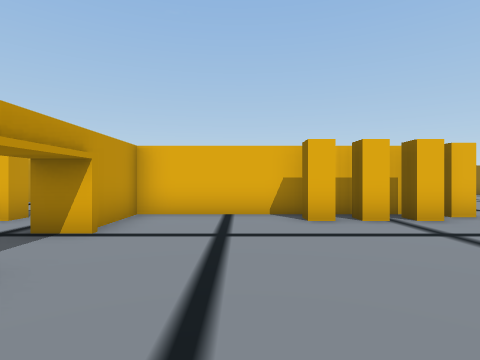
view 1 (above)

16 first-person views from a walk through a 3-D level made in the Unity game engine. The camera is 1.5 m above the floor, looks level and sees 80° across. The floor is counted in squares, 2 m on a side. Each view is taken from the middle of a square. On the plan, view 1 faces up. The plan holds only what a view shows up to about 10 squares ahead; the rest is blank. The place goes on beyond the plan. Some animated figures are not drawn.

view 2
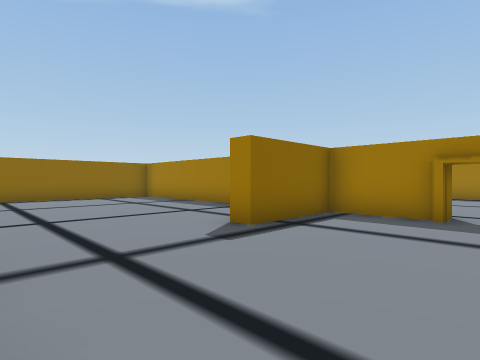

view 3
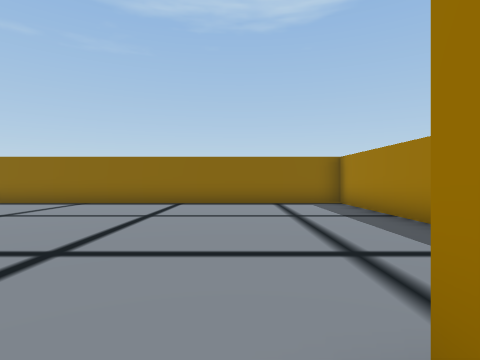

view 4
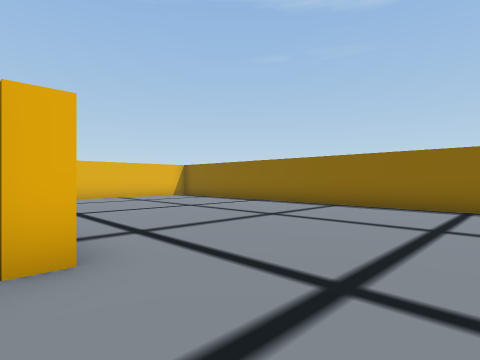

view 5
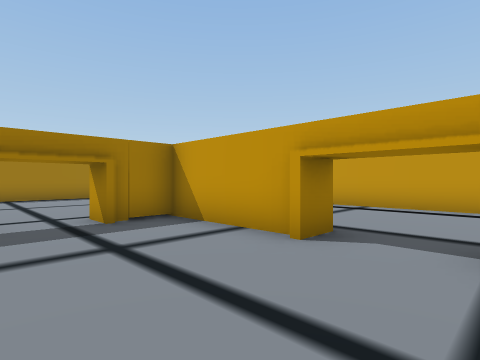

view 6
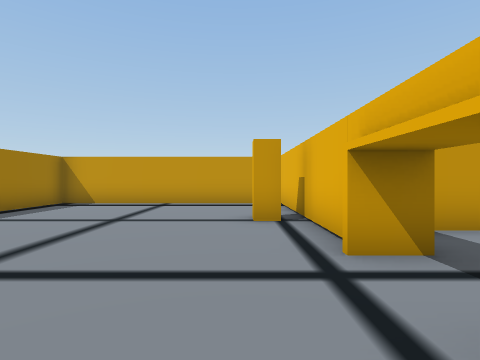

view 7
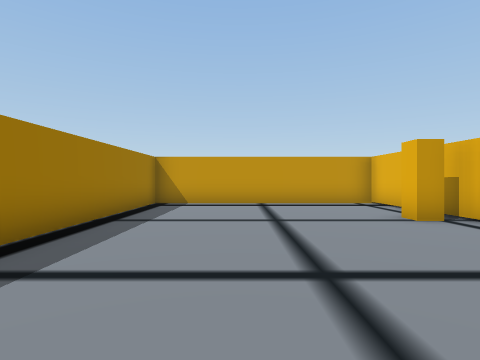

view 8
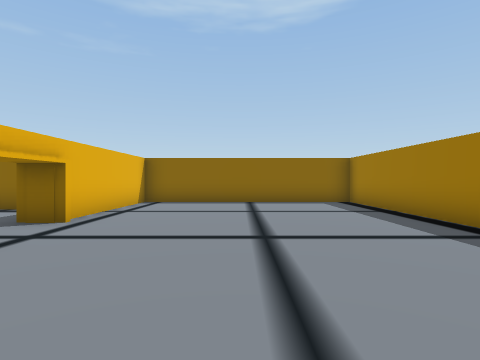

view 9
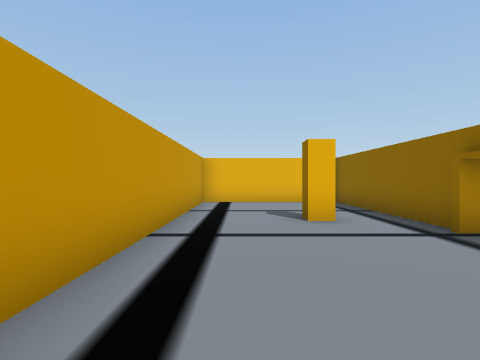

view 10
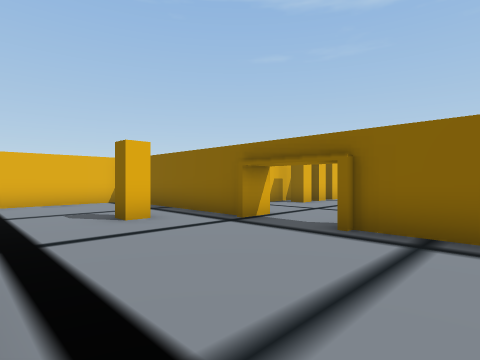

view 11
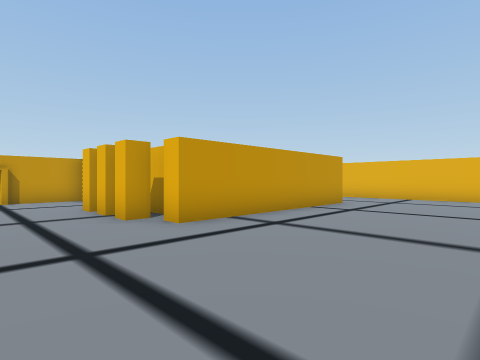

view 12
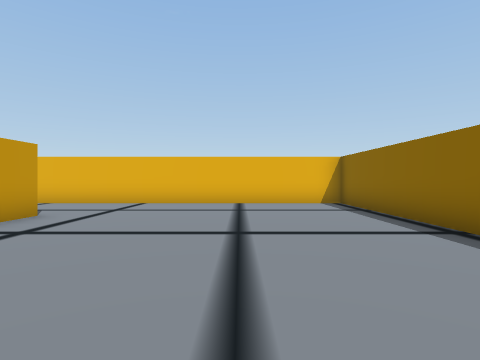

view 13
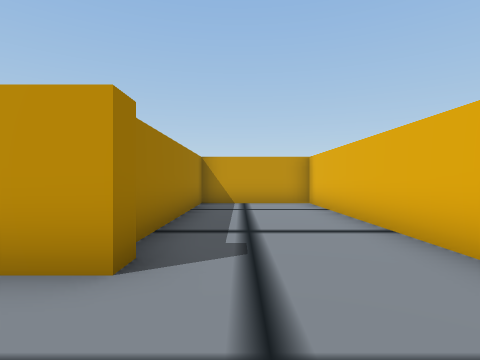

view 14
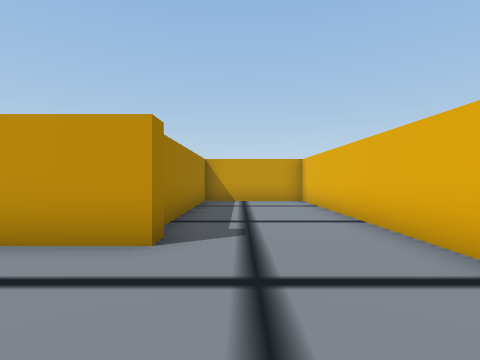

view 15
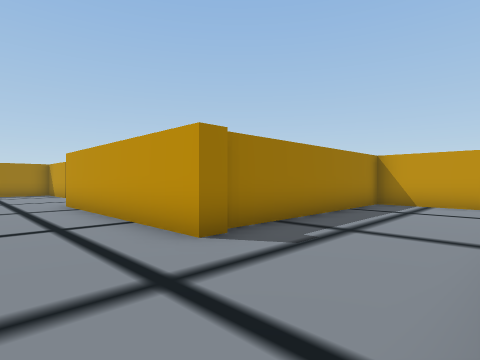

view 16
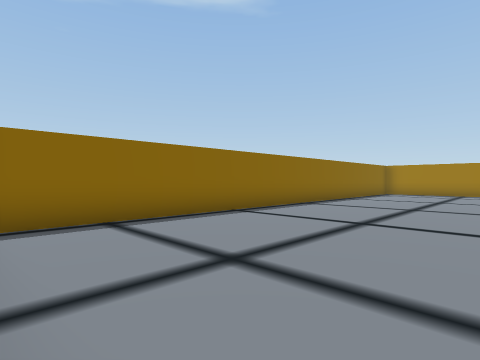

### Floor plan
Points are (right, up) in squares from view 1. A wall is a line through its corners. A room is listed if a view was taken in it or the views show most of it. See-through windows are left out.
Room 1 (views 1, 2, 3, 4, 5, 6, 7, 8, 9, 10, 11, 12, 13, 14, 15, 16)
walls: (3.6, 6.3) (-2.3, 6.3) (-2.3, 4.5); (1.4, -1.3) (3.2, -1.3) (3.2, 1.5) (3.8, 1.5); (-2.3, 1.6) (-2.3, -1.3) (-1.4, -1.3); (6.6, -1.3) (12.3, -1.3) (12.3, 15.3) (-2.3, 15.3) (-2.3, 11.8) (4.1, 11.8); (-2.7, 4.5) (-2.7, 9.8); (-2.7, 0.4) (-2.7, 1.5); (-1.6, -1.7) (-7.2, -1.7) (-7.2, -8.7) (5.8, -8.7) (5.8, -1.7) (1.5, -1.7); (-3.1, 9.7) (-7.2, 9.7) (-7.2, -0.2); (4.2, 12) (4.8, 12) (4.8, 5.7) (4.2, 5.7)
objects: other object (-5, 5); other object (-4, -3); other object (-3, 2) to (-2, 2); other object (-3, 4) to (-2, 4); other object (-1, -2) to (-1, -1); other object (1, -1); other object (1, 5); other object (2, 5); other object (3, 5)

Positions as (right, up) in squares from view 1, and headings:
1: (0, 0), facing up
2: (0, 5), facing down-right
3: (3, 2), facing right
4: (4, 3), facing up-right
5: (1, 4), facing down-left
6: (2, -3), facing left
7: (2, -6), facing left
8: (-4, -5), facing right
9: (-6, 0), facing up
10: (-7, 0), facing up-right
11: (9, 3), facing up-left
12: (9, 6), facing up
13: (7, 13), facing left
14: (8, 13), facing left
15: (7, 15), facing down-left
16: (7, 15), facing down-right
